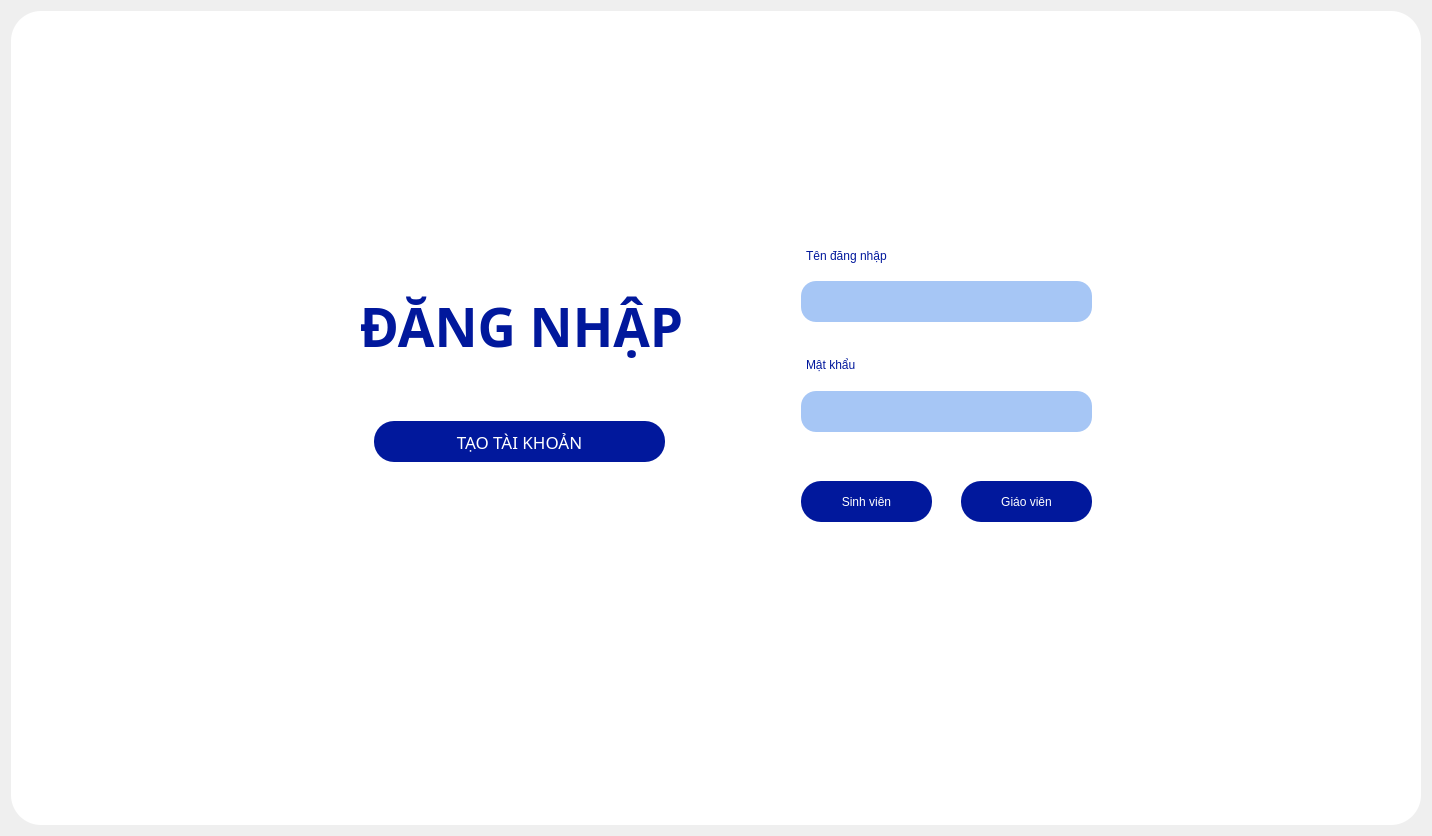
      <widget class="QWidget" name="page">
       <layout class="QGridLayout" name="gridLayout">
        <item row="0" column="1" alignment="Qt::AlignVCenter">
         <widget class="QWidget" name="widget" native="true">
          <property name="minimumSize">
           <size>
            <width>1410</width>
            <height>814</height>
           </size>
          </property>
          <property name="maximumSize">
           <size>
            <width>1410</width>
            <height>814</height>
           </size>
          </property>
          <property name="palette">
           <palette>
            <active>
             <colorrole role="Button">
              <brush brushstyle="SolidPattern">
               <color alpha="255">
                <red>255</red>
                <green>255</green>
                <blue>255</blue>
               </color>
              </brush>
             </colorrole>
             <colorrole role="Base">
              <brush brushstyle="SolidPattern">
               <color alpha="255">
                <red>255</red>
                <green>255</green>
                <blue>255</blue>
               </color>
              </brush>
             </colorrole>
             <colorrole role="Window">
              <brush brushstyle="SolidPattern">
               <color alpha="255">
                <red>255</red>
                <green>255</green>
                <blue>255</blue>
               </color>
              </brush>
             </colorrole>
            </active>
            <inactive>
             <colorrole role="Button">
              <brush brushstyle="SolidPattern">
               <color alpha="255">
                <red>255</red>
                <green>255</green>
                <blue>255</blue>
               </color>
              </brush>
             </colorrole>
             <colorrole role="Base">
              <brush brushstyle="SolidPattern">
               <color alpha="255">
                <red>255</red>
                <green>255</green>
                <blue>255</blue>
               </color>
              </brush>
             </colorrole>
             <colorrole role="Window">
              <brush brushstyle="SolidPattern">
               <color alpha="255">
                <red>255</red>
                <green>255</green>
                <blue>255</blue>
               </color>
              </brush>
             </colorrole>
            </inactive>
            <disabled>
             <colorrole role="Button">
              <brush brushstyle="SolidPattern">
               <color alpha="255">
                <red>255</red>
                <green>255</green>
                <blue>255</blue>
               </color>
              </brush>
             </colorrole>
             <colorrole role="Base">
              <brush brushstyle="SolidPattern">
               <color alpha="255">
                <red>255</red>
                <green>255</green>
                <blue>255</blue>
               </color>
              </brush>
             </colorrole>
             <colorrole role="Window">
              <brush brushstyle="SolidPattern">
               <color alpha="255">
                <red>255</red>
                <green>255</green>
                <blue>255</blue>
               </color>
              </brush>
             </colorrole>
            </disabled>
           </palette>
          </property>
          <property name="layoutDirection">
           <enum>Qt::LeftToRight</enum>
          </property>
          <property name="styleSheet">
           <string notr="true">background-color: rgb(255, 255, 255);
border-radius:30px;
</string>
          </property>
          <widget class="QPushButton" name="newAccount">
           <property name="geometry">
            <rect>
             <x>363</x>
             <y>410</y>
             <width>291</width>
             <height>41</height>
            </rect>
           </property>
           <property name="sizePolicy">
            <sizepolicy hsizetype="Fixed" vsizetype="Fixed">
             <horstretch>0</horstretch>
             <verstretch>0</verstretch>
            </sizepolicy>
           </property>
           <property name="minimumSize">
            <size>
             <width>0</width>
             <height>41</height>
            </size>
           </property>
           <property name="font">
            <font>
             <family>Lora</family>
             <pointsize>13</pointsize>
             <italic>false</italic>
             <hintingpreference>PreferFullHinting</hintingpreference>
             <fontweight>Light</fontweight>
            </font>
           </property>
           <property name="styleSheet">
            <string notr="true">QPushButton
{
boder:none;
color: rgb(255, 255, 255);
font: 300 13pt &quot;Lora&quot;;
background-color: rgb(1, 24, 156);
border-radius: 20px;
}
QPushButton:Hover
{
boder:none;
color: rgb(0, 0, 0);
font: 600 13pt &quot;Lora SemiBold&quot;;
background-color: qlineargradient(spread:pad, x1:0, y1:0, x2:0.613022, y2:1, stop:0.171271 rgba(148, 191, 255, 255), stop:0.618785 rgba(199, 221, 255, 255), stop:1 rgba(255, 255, 255, 255));
border-radius: 20px;
}
QPushButton:Pressed
{
boder: 5px solid;
background-color:rgb(255, 255, 255);
border-radius: 20px;
color:black;
}
</string>
           </property>
           <property name="text">
            <string>TẠO TÀI KHOẢN</string>
           </property>
           <property name="autoDefault">
            <bool>false</bool>
           </property>
          </widget>
          <widget class="QLabel" name="tendangnhap">
           <property name="geometry">
            <rect>
             <x>795</x>
             <y>229</y>
             <width>151</width>
             <height>31</height>
            </rect>
           </property>
           <property name="minimumSize">
            <size>
             <width>0</width>
             <height>31</height>
            </size>
           </property>
           <property name="styleSheet">
            <string notr="true">font: 500 italic 14pt &quot;Lora Medium&quot;;
color: rgb(1, 24, 156);
background-color: qlineargradient(spread:pad, x1:0, y1:0, x2:1, y2:0, stop:0.79558 rgba(255, 255, 255, 0));</string>
           </property>
           <property name="text">
            <string>Tên đăng nhập</string>
           </property>
           <property name="alignment">
            <set>Qt::AlignLeading|Qt::AlignLeft|Qt::AlignVCenter</set>
           </property>
          </widget>
          <widget class="QPushButton" name="teacher">
           <property name="geometry">
            <rect>
             <x>950</x>
             <y>470</y>
             <width>131</width>
             <height>41</height>
            </rect>
           </property>
           <property name="minimumSize">
            <size>
             <width>0</width>
             <height>41</height>
            </size>
           </property>
           <property name="styleSheet">
            <string notr="true">QPushButton
{
boder:none;
color: rgb(255, 255, 255);
font: 300 13pt &quot;Lora&quot;;
background-color: rgb(1, 24, 156);
border-radius: 20px;
}
QPushButton:Hover
{
boder:none;
color: rgb(0, 0, 0);
font: 600 13pt &quot;Lora SemiBold&quot;;
background-color: qlineargradient(spread:pad, x1:0, y1:0, x2:0.613022, y2:1, stop:0.171271 rgba(148, 191, 255, 255), stop:0.618785 rgba(199, 221, 255, 255), stop:1 rgba(255, 255, 255, 255));
border-radius: 20px;
}
QPushButton:Pressed
{
boder: 5px solid;
background-color:rgb(255, 255, 255);
boder-radius: 20px;
color:black;
}
</string>
           </property>
           <property name="text">
            <string>Giáo viên</string>
           </property>
          </widget>
          <widget class="QLineEdit" name="password">
           <property name="geometry">
            <rect>
             <x>790</x>
             <y>380</y>
             <width>291</width>
             <height>41</height>
            </rect>
           </property>
           <property name="minimumSize">
            <size>
             <width>0</width>
             <height>41</height>
            </size>
           </property>
           <property name="styleSheet">
            <string notr="true">color: rgb(0, 0, 0);
border-color: rgb(0, 0, 0);
background-color: rgb(166, 198, 245);
border-radius: 15px;</string>
           </property>
           <property name="echoMode">
            <enum>QLineEdit::Password</enum>
           </property>
          </widget>
          <widget class="QLineEdit" name="username">
           <property name="geometry">
            <rect>
             <x>790</x>
             <y>270</y>
             <width>291</width>
             <height>41</height>
            </rect>
           </property>
           <property name="minimumSize">
            <size>
             <width>0</width>
             <height>41</height>
            </size>
           </property>
           <property name="mouseTracking">
            <bool>true</bool>
           </property>
           <property name="tabletTracking">
            <bool>false</bool>
           </property>
           <property name="styleSheet">
            <string notr="true">color: rgb(0, 0, 0);
border-color: rgb(0, 0, 0);
background-color: rgb(166, 198, 245);
border-radius: 15px;
font: 14pt;</string>
           </property>
          </widget>
          <widget class="QPushButton" name="student">
           <property name="geometry">
            <rect>
             <x>790</x>
             <y>470</y>
             <width>131</width>
             <height>41</height>
            </rect>
           </property>
           <property name="minimumSize">
            <size>
             <width>0</width>
             <height>41</height>
            </size>
           </property>
           <property name="styleSheet">
            <string notr="true">QPushButton
{
boder:none;
color: rgb(255, 255, 255);
font: 300 13pt &quot;Lora&quot;;
background-color: rgb(1, 24, 156);
border-radius: 20px;
}
QPushButton:Hover
{
boder:none;
color: rgb(0, 0, 0);
font: 600 13pt &quot;Lora SemiBold&quot;;
background-color: qlineargradient(spread:pad, x1:0, y1:0, x2:0.613022, y2:1, stop:0.171271 rgba(148, 191, 255, 255), stop:0.618785 rgba(199, 221, 255, 255), stop:1 rgba(255, 255, 255, 255));
border-radius: 20px;
}
QPushButton:Pressed
{
boder: 5px solid;
background-color:rgb(255, 255, 255);
boder-radius: 20px;
color:black;
}
</string>
           </property>
           <property name="text">
            <string>Sinh viên</string>
           </property>
          </widget>
          <widget class="QLabel" name="matkhau">
           <property name="geometry">
            <rect>
             <x>795</x>
             <y>333</y>
             <width>91</width>
             <height>41</height>
            </rect>
           </property>
           <property name="minimumSize">
            <size>
             <width>0</width>
             <height>41</height>
            </size>
           </property>
           <property name="styleSheet">
            <string notr="true">font: 500 italic 14pt &quot;Lora Medium&quot;;
color: rgb(1, 24, 156);
background-color: qlineargradient(spread:pad, x1:0, y1:0, x2:1, y2:0, stop:0.79558 rgba(255, 255, 255, 0));</string>
           </property>
           <property name="text">
            <string>Mật khẩu</string>
           </property>
           <property name="alignment">
            <set>Qt::AlignLeading|Qt::AlignLeft|Qt::AlignVCenter</set>
           </property>
          </widget>
          <widget class="QLabel" name="dangnhap">
           <property name="enabled">
            <bool>true</bool>
           </property>
           <property name="geometry">
            <rect>
             <x>330</x>
             <y>270</y>
             <width>361</width>
             <height>91</height>
            </rect>
           </property>
           <property name="minimumSize">
            <size>
             <width>311</width>
             <height>91</height>
            </size>
           </property>
           <property name="maximumSize">
            <size>
             <width>16777215</width>
             <height>91</height>
            </size>
           </property>
           <property name="palette">
            <palette>
             <active>
              <colorrole role="WindowText">
               <brush brushstyle="SolidPattern">
                <color alpha="255">
                 <red>1</red>
                 <green>24</green>
                 <blue>156</blue>
                </color>
               </brush>
              </colorrole>
              <colorrole role="Button">
               <brush brushstyle="LinearGradientPattern">
                <gradient startx="0.000000000000000" starty="0.000000000000000" endx="1.000000000000000" endy="0.000000000000000" type="LinearGradient" spread="PadSpread" coordinatemode="ObjectBoundingMode">
                 <gradientstop position="0.795580000000000">
                  <color alpha="0">
                   <red>255</red>
                   <green>255</green>
                   <blue>255</blue>
                  </color>
                 </gradientstop>
                </gradient>
               </brush>
              </colorrole>
              <colorrole role="Text">
               <brush brushstyle="SolidPattern">
                <color alpha="255">
                 <red>1</red>
                 <green>24</green>
                 <blue>156</blue>
                </color>
               </brush>
              </colorrole>
              <colorrole role="ButtonText">
               <brush brushstyle="SolidPattern">
                <color alpha="255">
                 <red>1</red>
                 <green>24</green>
                 <blue>156</blue>
                </color>
               </brush>
              </colorrole>
              <colorrole role="Base">
               <brush brushstyle="LinearGradientPattern">
                <gradient startx="0.000000000000000" starty="0.000000000000000" endx="1.000000000000000" endy="0.000000000000000" type="LinearGradient" spread="PadSpread" coordinatemode="ObjectBoundingMode">
                 <gradientstop position="0.795580000000000">
                  <color alpha="0">
                   <red>255</red>
                   <green>255</green>
                   <blue>255</blue>
                  </color>
                 </gradientstop>
                </gradient>
               </brush>
              </colorrole>
              <colorrole role="Window">
               <brush brushstyle="LinearGradientPattern">
                <gradient startx="0.000000000000000" starty="0.000000000000000" endx="1.000000000000000" endy="0.000000000000000" type="LinearGradient" spread="PadSpread" coordinatemode="ObjectBoundingMode">
                 <gradientstop position="0.795580000000000">
                  <color alpha="0">
                   <red>255</red>
                   <green>255</green>
                   <blue>255</blue>
                  </color>
                 </gradientstop>
                </gradient>
               </brush>
              </colorrole>
              <colorrole role="PlaceholderText">
               <brush brushstyle="SolidPattern">
                <color alpha="128">
                 <red>1</red>
                 <green>24</green>
                 <blue>156</blue>
                </color>
               </brush>
              </colorrole>
             </active>
             <inactive>
              <colorrole role="WindowText">
               <brush brushstyle="SolidPattern">
                <color alpha="255">
                 <red>1</red>
                 <green>24</green>
                 <blue>156</blue>
                </color>
               </brush>
              </colorrole>
              <colorrole role="Button">
               <brush brushstyle="LinearGradientPattern">
                <gradient startx="0.000000000000000" starty="0.000000000000000" endx="1.000000000000000" endy="0.000000000000000" type="LinearGradient" spread="PadSpread" coordinatemode="ObjectBoundingMode">
                 <gradientstop position="0.795580000000000">
                  <color alpha="0">
                   <red>255</red>
                   <green>255</green>
                   <blue>255</blue>
                  </color>
                 </gradientstop>
                </gradient>
               </brush>
              </colorrole>
              <colorrole role="Text">
               <brush brushstyle="SolidPattern">
                <color alpha="255">
                 <red>1</red>
                 <green>24</green>
                 <blue>156</blue>
                </color>
               </brush>
              </colorrole>
              <colorrole role="ButtonText">
               <brush brushstyle="SolidPattern">
                <color alpha="255">
                 <red>1</red>
                 <green>24</green>
                 <blue>156</blue>
                </color>
               </brush>
              </colorrole>
              <colorrole role="Base">
               <brush brushstyle="LinearGradientPattern">
                <gradient startx="0.000000000000000" starty="0.000000000000000" endx="1.000000000000000" endy="0.000000000000000" type="LinearGradient" spread="PadSpread" coordinatemode="ObjectBoundingMode">
                 <gradientstop position="0.795580000000000">
                  <color alpha="0">
                   <red>255</red>
                   <green>255</green>
                   <blue>255</blue>
                  </color>
                 </gradientstop>
                </gradient>
               </brush>
              </colorrole>
              <colorrole role="Window">
               <brush brushstyle="LinearGradientPattern">
                <gradient startx="0.000000000000000" starty="0.000000000000000" endx="1.000000000000000" endy="0.000000000000000" type="LinearGradient" spread="PadSpread" coordinatemode="ObjectBoundingMode">
                 <gradientstop position="0.795580000000000">
                  <color alpha="0">
                   <red>255</red>
                   <green>255</green>
                   <blue>255</blue>
                  </color>
                 </gradientstop>
                </gradient>
               </brush>
              </colorrole>
              <colorrole role="PlaceholderText">
               <brush brushstyle="SolidPattern">
                <color alpha="128">
                 <red>1</red>
                 <green>24</green>
                 <blue>156</blue>
                </color>
               </brush>
              </colorrole>
             </inactive>
             <disabled>
              <colorrole role="WindowText">
               <brush brushstyle="SolidPattern">
                <color alpha="255">
                 <red>1</red>
                 <green>24</green>
                 <blue>156</blue>
                </color>
               </brush>
              </colorrole>
              <colorrole role="Button">
               <brush brushstyle="LinearGradientPattern">
                <gradient startx="0.000000000000000" starty="0.000000000000000" endx="1.000000000000000" endy="0.000000000000000" type="LinearGradient" spread="PadSpread" coordinatemode="ObjectBoundingMode">
                 <gradientstop position="0.795580000000000">
                  <color alpha="0">
                   <red>255</red>
                   <green>255</green>
                   <blue>255</blue>
                  </color>
                 </gradientstop>
                </gradient>
               </brush>
              </colorrole>
              <colorrole role="Text">
               <brush brushstyle="SolidPattern">
                <color alpha="255">
                 <red>1</red>
                 <green>24</green>
                 <blue>156</blue>
                </color>
               </brush>
              </colorrole>
              <colorrole role="ButtonText">
               <brush brushstyle="SolidPattern">
                <color alpha="255">
                 <red>1</red>
                 <green>24</green>
                 <blue>156</blue>
                </color>
               </brush>
              </colorrole>
              <colorrole role="Base">
               <brush brushstyle="LinearGradientPattern">
                <gradient startx="0.000000000000000" starty="0.000000000000000" endx="1.000000000000000" endy="0.000000000000000" type="LinearGradient" spread="PadSpread" coordinatemode="ObjectBoundingMode">
                 <gradientstop position="0.795580000000000">
                  <color alpha="0">
                   <red>255</red>
                   <green>255</green>
                   <blue>255</blue>
                  </color>
                 </gradientstop>
                </gradient>
               </brush>
              </colorrole>
              <colorrole role="Window">
               <brush brushstyle="LinearGradientPattern">
                <gradient startx="0.000000000000000" starty="0.000000000000000" endx="1.000000000000000" endy="0.000000000000000" type="LinearGradient" spread="PadSpread" coordinatemode="ObjectBoundingMode">
                 <gradientstop position="0.795580000000000">
                  <color alpha="0">
                   <red>255</red>
                   <green>255</green>
                   <blue>255</blue>
                  </color>
                 </gradientstop>
                </gradient>
               </brush>
              </colorrole>
              <colorrole role="PlaceholderText">
               <brush brushstyle="SolidPattern">
                <color alpha="128">
                 <red>1</red>
                 <green>24</green>
                 <blue>156</blue>
                </color>
               </brush>
              </colorrole>
             </disabled>
            </palette>
           </property>
           <property name="font">
            <font>
             <family>UTM Futura Extra</family>
             <pointsize>40</pointsize>
             <italic>false</italic>
             <kerning>true</kerning>
             <fontweight>ExtraBold</fontweight>
            </font>
           </property>
           <property name="layoutDirection">
            <enum>Qt::LeftToRight</enum>
           </property>
           <property name="styleSheet">
            <string notr="true">font: 800 40pt &quot;UTM Futura Extra&quot;;
color: rgb(1, 24, 156);
background-color: qlineargradient(spread:pad, x1:0, y1:0, x2:1, y2:0, stop:0.79558 rgba(255, 255, 255, 0));</string>
           </property>
           <property name="frameShadow">
            <enum>QFrame::Plain</enum>
           </property>
           <property name="text">
            <string>&lt;!DOCTYPE HTML PUBLIC &quot;-//W3C//DTD HTML 4.0//EN&quot; &quot;http://www.w3.org/TR/REC-html40/strict.dtd&quot;&gt;
&lt;html&gt;&lt;head&gt;&lt;meta name=&quot;qrichtext&quot; content=&quot;1&quot; /&gt;&lt;meta charset=&quot;utf-8&quot; /&gt;&lt;style type=&quot;text/css&quot;&gt;
p, li { white-space: pre-wrap; }
hr { height: 1px; border-width: 0; }
li.unchecked::marker { content: &quot;\2610&quot;; }
li.checked::marker { content: &quot;\2612&quot;; }
&lt;/style&gt;&lt;/head&gt;&lt;body style=&quot; font-family:'UTM Futura Extra'; font-size:40pt; font-weight:700; font-style:normal;&quot;&gt;
&lt;p align=&quot;center&quot; style=&quot; margin-top:0px; margin-bottom:0px; margin-left:0px; margin-right:0px; -qt-block-indent:0; text-indent:0px;&quot;&gt;ĐĂNG NHẬP&lt;/p&gt;&lt;/body&gt;&lt;/html&gt;</string>
           </property>
           <property name="textFormat">
            <enum>Qt::AutoText</enum>
           </property>
           <property name="scaledContents">
            <bool>false</bool>
           </property>
           <property name="alignment">
            <set>Qt::AlignCenter</set>
           </property>
           <property name="wordWrap">
            <bool>false</bool>
           </property>
           <property name="margin">
            <number>0</number>
           </property>
           <property name="indent">
            <number>-1</number>
           </property>
           <property name="openExternalLinks">
            <bool>false</bool>
           </property>
           <property name="textInteractionFlags">
            <set>Qt::NoTextInteraction</set>
           </property>
          </widget>
          <zorder>teacher</zorder>
          <zorder>newAccount</zorder>
          <zorder>password</zorder>
          <zorder>matkhau</zorder>
          <zorder>tendangnhap</zorder>
          <zorder>dangnhap</zorder>
          <zorder>student</zorder>
          <zorder>username</zorder>
         </widget>
        </item>
       </layout>
      </widget>
